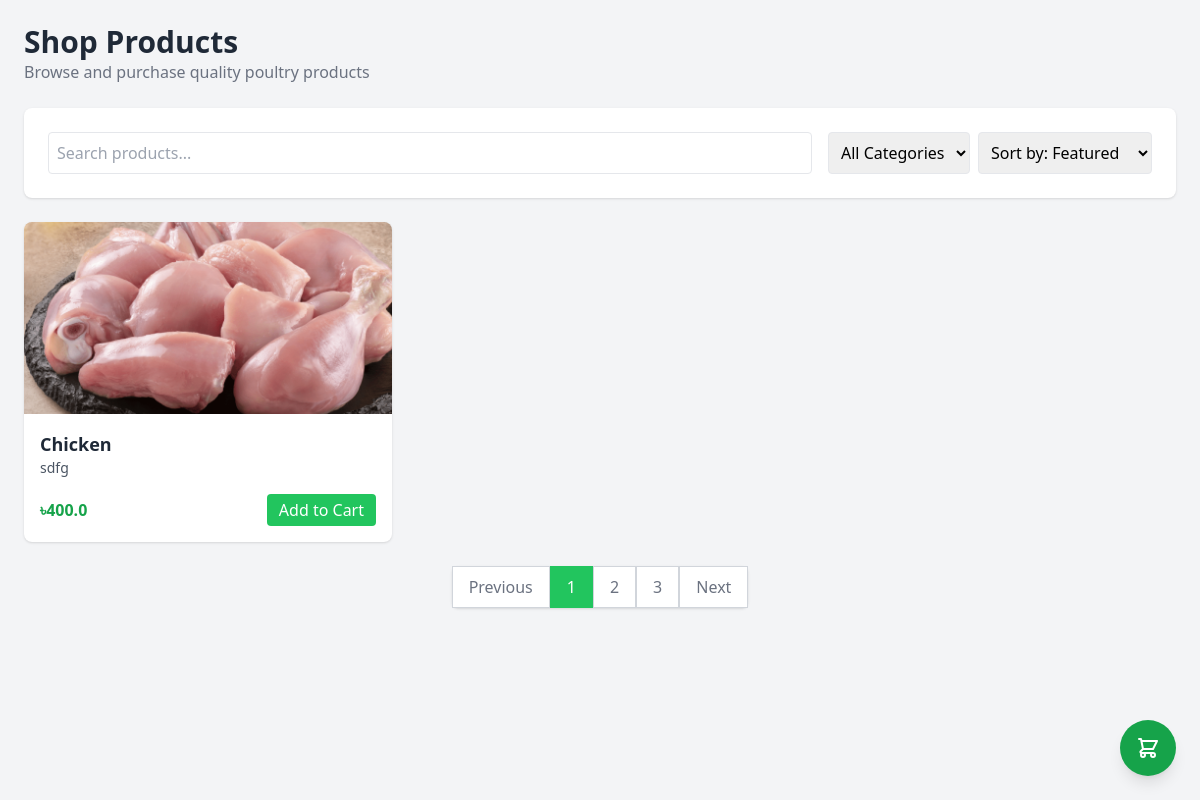
Page /shop on the committed database.
### models.py (models this page shows, shortened)
class Product(db.Model):
    id = db.Column(db.Integer, primary_key=True)
    name = db.Column(db.String(100), nullable=False)
    category = db.Column(db.String(100), nullable=False)
    quantity = db.Column(db.Integer, nullable=False)
    unit_price = db.Column(db.Float, nullable=False)
    product_description = db.Column(db.String(200), nullable=True)
    image = db.Column(db.String(100), nullable=True)  # Add this line for the image
    added_by = db.Column(db.Integer, db.ForeignKey('user.id'), nullable=False)

### app.py (the view)
@app.route('/shop')
def shop():
    user_id = session.get('user_id')
    user = db.session.get(User, user_id) if user_id else None
    products = Product.query.order_by(Product.name.asc()).all()  # fetch all products
    return render_template('shop.html', user=user, products=products)

### templates/shop.html (shortened to what this page needs)
<!DOCTYPE html>
<html lang="en">
<head>
  <script src="https://cdn.tailwindcss.com"></script>
</head>
<body class="bg-gray-100 min-h-screen">
  <div class="flex h-screen">
    <main class="flex-1 p-6 overflow-y-auto">
      <header class="mb-6">
        <h2 class="text-3xl font-semibold text-gray-800">Shop Products</h2>
        <p class="text-gray-500">Browse and purchase quality poultry products</p>
      </header>
      <section class="bg-white p-6 rounded-lg shadow mb-6">
        <div class="flex flex-col md:flex-row gap-4">
          <div class="flex-1">
            <input type="text" placeholder="Search products..." class="w-full p-2 border rounded">
          </div>
          <div class="flex gap-2">
            <select class="p-2 border rounded">
              <option>All Categories</option>
            </select>
            <select class="p-2 border rounded">
              <option>Sort by: Featured</option>
            </select>
          </div>
        </div>
      </section>
      <section class="grid grid-cols-1 md:grid-cols-3 gap-6 mb-6">
        {% for product in products %}
        <div class="bg-white rounded-lg shadow overflow-hidden">
          <div class="h-48 bg-gray-200 flex items-center justify-center">
            <img src="{{ url_for('static', filename='images/' + (product.image or 'placeholder.jpg')) }}"
              alt="{{ product.name }}" class="h-full w-full object-cover"
              onerror="this.src='/static/images/placeholder.jpg'">
          </div>
          <div class="p-4">
            <h3 class="text-lg font-semibold text-gray-800">{{ product.name }}</h3>
            <p class="text-gray-600 text-sm mb-2">{{ product.product_description }}</p>
            <div class="flex justify-between items-center mt-4">
              <span class="text-green-600 font-bold">৳{{ product.unit_price }}</span>
              <button class="bg-green-500 text-white px-3 py-1 rounded hover:bg-green-600"
                      onclick="addToCart({{ product.id }})">
                      Add to Cart
              </button>
            </div>
          </div>
        </div>
        {% endfor %}
      </section>
      <div class="flex justify-center mt-6">
        <nav class="inline-flex rounded-md shadow">
          <a href="#" class="py-2 px-4 bg-white border border-gray-300 text-gray-500 hover:bg-gray-50">Previous</a>
          <a href="#" class="py-2 px-4 bg-green-500 border border-green-500 text-white">1</a>
          <a href="#" class="py-2 px-4 bg-white border border-gray-300 text-gray-500 hover:bg-gray-50">2</a>
          <a href="#" class="py-2 px-4 bg-white border border-gray-300 text-gray-500 hover:bg-gray-50">3</a>
          <a href="#" class="py-2 px-4 bg-white border border-gray-300 text-gray-500 hover:bg-gray-50">Next</a>
        </nav>
      </div>
    </main>
  </div>
  <div class="fixed bottom-6 right-6">
    <button class="bg-green-600 text-white p-4 rounded-full shadow-lg hover:bg-green-700">
    </button>
  </div>
</body>
</html>

### rows in the picture
Product: image+name (picture), name "Chicken", product_description "sdfg", unit_price "400.0"
